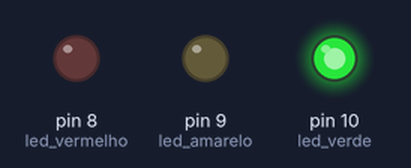
The sketch below on a simulated Arduino Uno, built with avr-gcc and run on an emulated ATmega328P. Parts: output pins drawn as LEDs (lit = HIGH).

Above: at 3.5 s.
At 8.0 s:
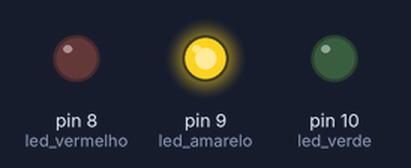
At 13.5 s:
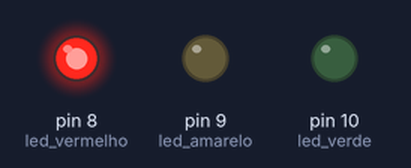
Timing chart, 0 to 23.4 s (numbered marks = the images above):
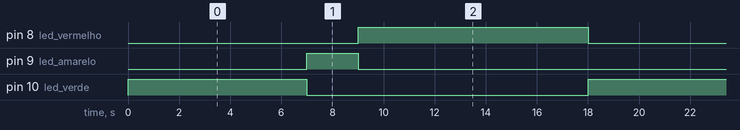

Measured:
- by itself, pin 8 (led_vermelho): alternates HIGH for 9.0 s and LOW for 9.0 s
- by itself, pin 9 (led_amarelo): alternates HIGH for 2.0 s and LOW for 16.0 s
- by itself, pin 10 (led_verde): alternates HIGH for 7.0 s and LOW for 11.0 s

The sketch:

farol.ino
```cpp
#define led_vermelho 8
#define led_amarelo 9
#define led_verde 10

void setup() {
  pinMode(led_vermelho, OUTPUT);
  pinMode(led_amarelo, OUTPUT);
  pinMode(led_verde, OUTPUT);
}

void vermelho(int tempo){
  digitalWrite(led_vermelho, HIGH);
  digitalWrite(led_amarelo, LOW);
  digitalWrite(led_verde, LOW);
  delay(tempo*1000);
}

void amarelo(int tempo){
  digitalWrite(led_vermelho, LOW);
  digitalWrite(led_amarelo, HIGH);
  digitalWrite(led_verde, LOW);
  delay(tempo*1000);
}

void verde(int tempo){
  digitalWrite(led_vermelho, LOW);
  digitalWrite(led_amarelo, LOW);
  digitalWrite(led_verde, HIGH);
  delay(tempo*1000);
}


void loop(){
  verde(7);
  amarelo(2);
  vermelho(9);
}
```
